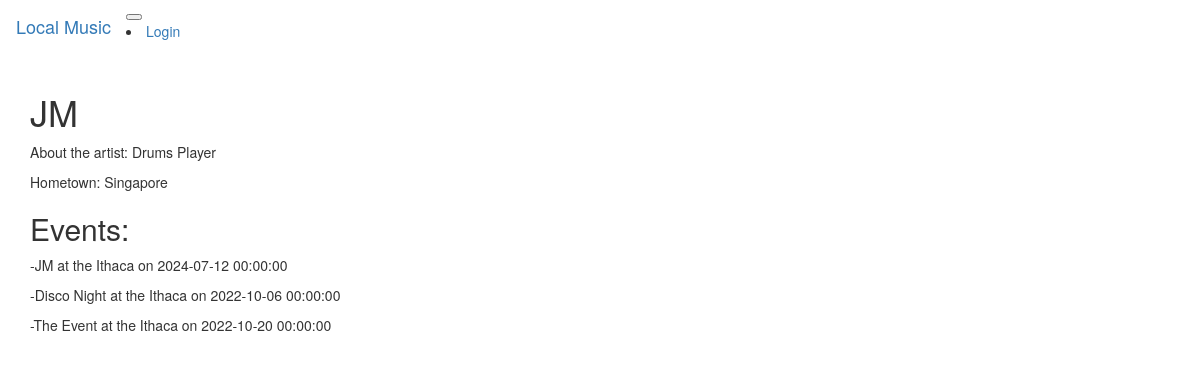
The page /artist/JM on the database its author committed.
### app/models.py (models this page shows, shortened)
class Artist(db.Model):
    id = db.Column(db.Integer, primary_key=True)
    name = db.Column(db.String(64), index=True)
    hometown = db.Column(db.String(64), index=True)
    about_me = db.Column(db.String(140))

class Event(db.Model):
    id = db.Column(db.Integer, primary_key=True)
    title = db.Column(db.String(64), index=True)
    location = db.Column(db.String(64), index=True)
    date_time = db.Column(db.DateTime, index=True)
    venue_id = db.Column(db.Integer, db.ForeignKey("venue.id"))

### app/routes.py (the view)
@login_required
@app.route('/artist/<name>')
def artist(name):
  artist = db.session.query(Artist).filter_by(name=name).first()
  events = db.session.query(Event).join(ArtistToEvent, ArtistToEvent.event_id == Event.id).join(Artist, Artist.id == ArtistToEvent.artist_id).filter(Artist.name == name).all()
  return render_template('artist_page.html', title=name, artist=artist, events=events)

### app/templates/artist_page.html
{% extends "base.html" %}
{% block app_content %}
  <h1>{{ artist.name }}</h1>
  <div>
    <p>About the artist: {{ artist.about_me }}</p>
    <p>Hometown: {{ artist.hometown }}</p>
  </div>
  <h2> Events: </h2>
    {% for event in events %}
    <div>
      <p>-{{ event.title }} at the {{ event.location }} on {{ event.date_time }}</p>
    </div>
    {% endfor %}
{% endblock %}

### rows shown on the page
Artist: name "JM", about_me "Drums Player", hometown "Singapore"
Event: title "JM", location "Ithaca", date_time "2024-07-12 00:00:00"
Event: title "Disco Night", location "Ithaca", date_time "2022-10-06 00:00:00"
Event: title "The Event", location "Ithaca", date_time "2022-10-20 00:00:00"
